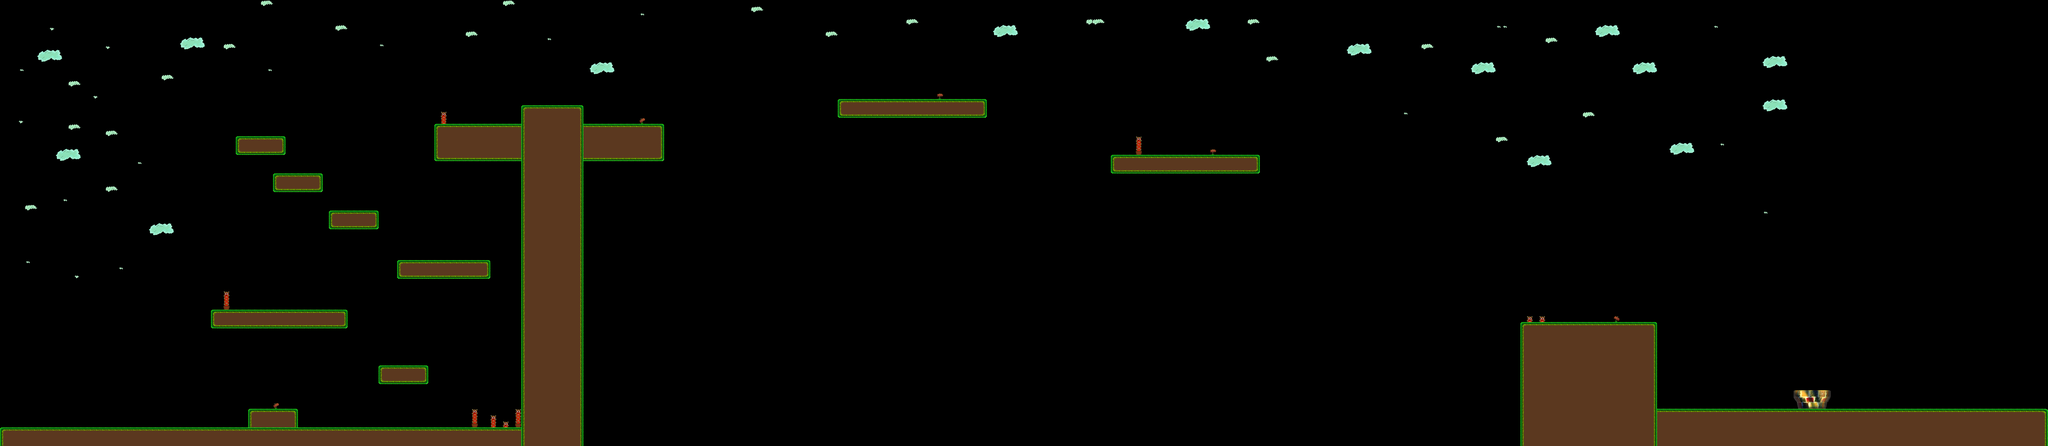

A level layout from a 2D game, rendered from its tile map. Below: a short description, then the map file with tile-grid data replaced by summaries:
An orthogonal 330x72 tile map with 32x32 px tiles, 5 tile layers (platform, muerte, fondo, flag, ...).

<map version="1.0" orientation="orthogonal" width="330" height="72" tilewidth="32" tileheight="32">
 <tileset firstgid="1" name="tilesetjuego" tilewidth="32" tileheight="32" spacing="2" margin="1">
  <image source="tilesetjuego.png" trans="ff00ff" width="816" height="408" />
 </tileset>
 <objectgroup name="Capa de Objetos 1" width="330" height="72" />
 <layer name="platform" width="330" height="72">
  <data>[23760 cells, 2157 non-empty, 11 distinct tile ids]</data>
 </layer>
 <layer name="muerte" width="330" height="72">
  <data>[23760 cells, 19 non-empty, 3 distinct tile ids]</data>
 </layer>
 <layer name="fondo" width="330" height="72">
  <data>[23760 cells, 188 non-empty, 15 distinct tile ids]</data>
 </layer>
 <layer name="flag" width="330" height="72">
  <data>[23760 cells, 18 non-empty, 18 distinct tile ids]</data>
 </layer>
 <layer name="efecto" width="330" height="72">
  <data>[23760 cells, 0 non-empty, 0 distinct tile ids]</data>
 </layer>
</map>
